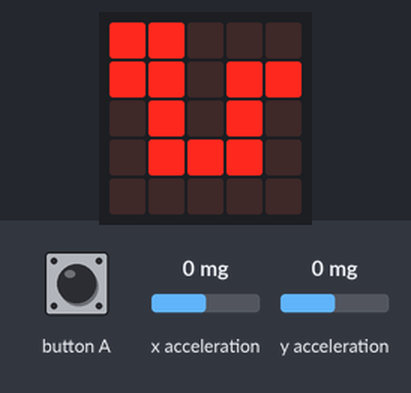
The program below on a simulated BBC micro:bit running MicroPython. Shown: the board's 5×5 LED display. The test bench sets the inputs (shaded band); at power-on: x acceleration 0 mg, y acceleration 0 mg.

Above: at 1.2 s.
1.3 s: button A pressed for 0.15 s
At 2.3 s:
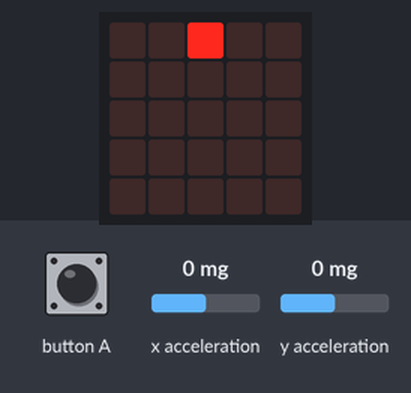
2.9 s: x acceleration set to -18 mg
4.4 s: x acceleration set to -24 mg
At 5.6 s:
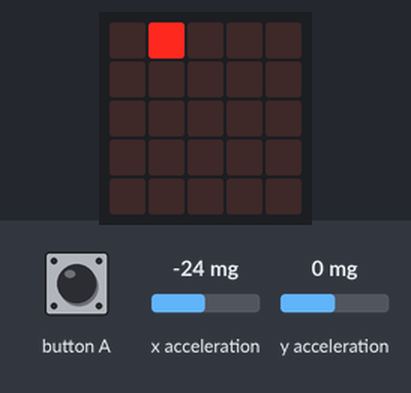
5.9 s: button A pressed for 1 s
At 7.0 s:
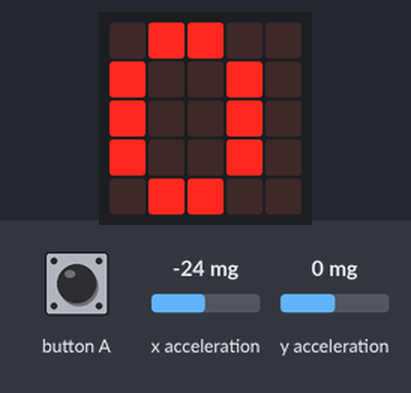
8.4 s: button A pressed for 3.2 s
At 8.9 s:
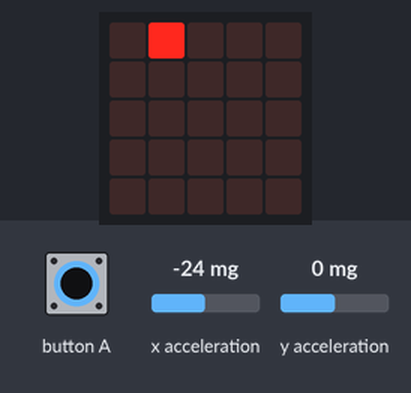
13.1 s: x acceleration set to -1440 mg
At 13.7 s:
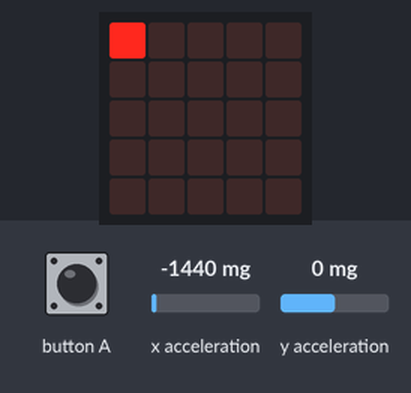
Timing chart, 0 to 15.6 s (numbered marks = the images above; inputs shaded):
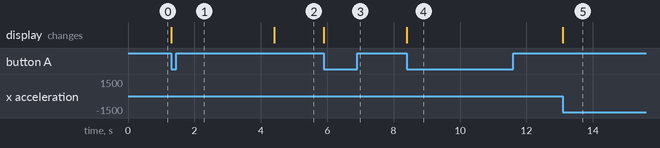

Measured:
- the behaviour switches between -20 and -21 mg on x acceleration (found by bisection; images 1 and 2)
- after the input at 1.3 s, the display: changes at once (image 1)
- after the input at 2.9 s, every drawn part: stays the same
- after the input at 4.4 s, the display: changes at once (image 2)
- after the input at 5.9 s, the display: changes at once (image 3)
- after the input at 8.4 s, the display: changes at once (image 4)
- after the input at 13.1 s, the display: changes at once (image 5)

The program:

moving_count.py
```python
from microbit import *


moving_mode = False

prev_x = 0

moving_count = 0

moving_distance = 40

goal = 400

display.show(Image.SNAKE)


boat_r = Image("00009:"

            "00000:"

            "00000:"

            "00000:"

            "00000")

boat_lr = Image("00090:"

            "00000:"

            "00000:"

            "00000:"

            "00000")

boat_m = Image("00900:"

            "00000:"

            "00000:"

            "00000:"

            "00000")

boat_ll = Image("09000:"

            "00000:"

            "00000:"

            "00000:"

            "00000")

boat_l = Image("90000:"

            "00000:"

            "00000:"

            "00000:"

            "00000")


while True:

    if button_a.was_pressed():

        if moving_mode == True:

            moving_mode = False

#            display.show(Image.SNAKE)

            display.show(str(moving_count))

        else:

            moving_mode = True


#    if button_a.is_pressed():

#        display.show(str(moving_count))

#        moving_mode = False


    if moving_count > goal:

        while True:

            display.show(Image.HEART)

            moving_mode = False


    if moving_mode == True:

        reading_x = accelerometer.get_x()

        reading_y = accelerometer.get_y()


        if reading_x > 40:

##            display.show("R")

            display.show(boat_r)

        elif reading_x > 20:

##            display.show("R")

            display.show(boat_lr)

        elif reading_x < -40:

##        display.show("L")

            display.show(boat_l)

        elif reading_x < -20:

##            display.show("L")

            display.show(boat_ll)

        else:

#            display.show("-")

            display.show(boat_m)

        if prev_x * reading_x < 0:

            if prev_x - reading_x > moving_distance or reading_x - prev_x > moving_distance:

                moving_count = moving_count + 1

        prev_x = reading_x
```
